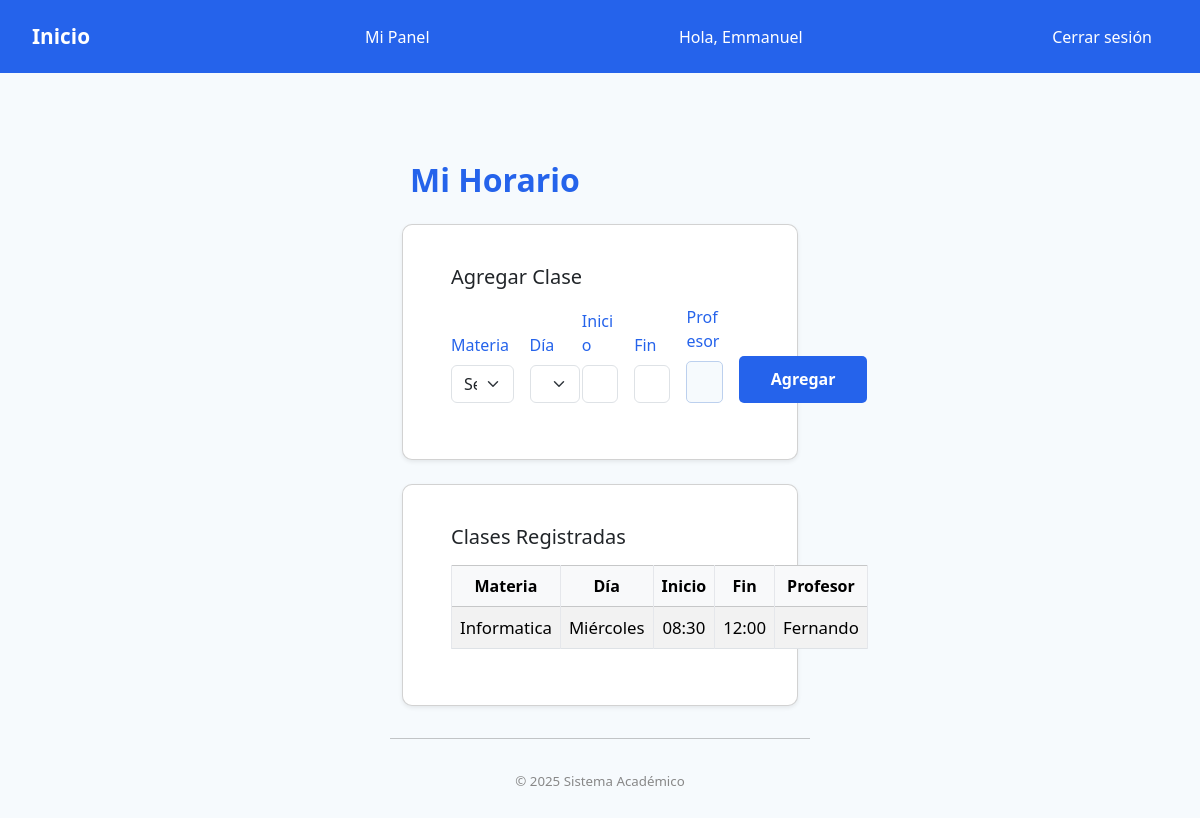
The page /schedule (signed in) on the database its author committed.
### models.py (models this page shows)
class User(db.Model):
    id = db.Column(db.Integer, primary_key=True)
    username = db.Column(db.String(50), unique=True, nullable=False)
    password_hash = db.Column(db.String(128), nullable=False)
    first_name = db.Column(db.String(50), nullable=False)
    last_name = db.Column(db.String(50), nullable=False)
    is_admin = db.Column(db.Boolean, default=False)
    grade_level_id = db.Column(db.Integer, db.ForeignKey('grade_level.id'), nullable=True)
    group_id = db.Column(db.Integer, db.ForeignKey('group.id'), nullable=True)
    last_activity_at = db.Column(db.DateTime)
    created_at = db.Column(db.DateTime, default=datetime.utcnow)
    tasks = relationship('Task', backref='user', cascade="all, delete-orphan")
    class_schedules = relationship('ClassSchedule', backref='user', cascade="all, delete-orphan")
    student_subjects = db.relationship('StudentSubject', backref='user', lazy='dynamic')
    grades = db.relationship('Grade', backref='user', lazy='dynamic')
    attendances = db.relationship('Attendance', backref='user', lazy='dynamic')
    behaviors = db.relationship('Behavior', backref='user', lazy='dynamic')

class ClassSchedule(db.Model):
    id = db.Column(db.Integer, primary_key=True)
    user_id = db.Column(db.Integer, db.ForeignKey('user.id'), nullable=False)
    subject_id = db.Column(db.Integer, db.ForeignKey('subject.id'), nullable=False)
    teacher = db.Column(db.String(100))
    day_of_week = db.Column(db.Integer, nullable=False)  # 0=Lunes, 6=Domingo
    start_time = db.Column(db.Time, nullable=False)
    end_time = db.Column(db.Time, nullable=False)
    created_at = db.Column(db.DateTime, default=datetime.utcnow)
    subject = db.relationship('Subject')  # Relación para acceder a la materia desde el horario

class Subject(db.Model):
    id = db.Column(db.Integer, primary_key=True)
    name = db.Column(db.String(100))
    description = db.Column(db.String(200))
    student_subjects = db.relationship('StudentSubject', backref='subject', lazy='dynamic')

### app.py (the view)
    def wrapped_view(*args, **kwargs):
        if g.user is None:
            flash("Debes iniciar sesión.", "warning")
            return redirect(url_for("login"))
        return view(*args, **kwargs)

### app.py (called while the page is built, shortened)
@app.before_request
def load_logged_in_user():
    user_id = session.get('user_id')
    if user_id is None:
        g.user = None
    else:
        g.user = User.query.get(user_id)
        if g.user:
            g.user.last_activity_at = datetime.utcnow()
            db.session.commit()

@app.context_processor
def inject_globals():
    now_aware = datetime.now(timezone.utc)
    return dict(current_user=g.user, current_year=now_aware.year, now=lambda: now_aware)

def login_required(view):
    def wrapped_view(*args, **kwargs):
        if g.user is None:
            flash("Debes iniciar sesión.", "warning")
            return redirect(url_for("login"))
        return view(*args, **kwargs)
    wrapped_view.__name__ = view.__name__
    return wrapped_view

@app.route("/schedule", methods=["GET", "POST"])
@login_required
def schedule():
    from models import ClassSchedule, Subject
    subjects = Subject.query.all()
    schedule = g.user.class_schedules
    return render_template("schedule.html", schedule=schedule, subjects=subjects)

### templates/schedule.html (shortened to what this page needs)
{% extends 'base.html' %}
{% block content_user %}
<div class="container my-4">
  <h2 class="fw-bold mb-4">Mi Horario</h2>
  <div class="card shadow-sm mb-4">
    <div class="card-body">
      <h5 class="card-title mb-3">Agregar Clase</h5>
      <form method="post" class="row g-3 align-items-end">
        <div class="col-md-3">
          <label class="form-label">Materia</label>
          <select name="subject_id" class="form-select" required>
            <option value="">Selecciona una materia</option>
          </select>
        </div>
        <div class="col-md-2">
          <label class="form-label">Día</label>
          <select name="day_of_week" class="form-select" required>
            <option value="0">Lunes</option>
          </select>
        </div>
        <div class="col-md-2">
          <label class="form-label">Inicio</label>
          <input type="time" name="start_time" class="form-control" required>
        </div>
        <div class="col-md-2">
          <label class="form-label">Fin</label>
          <input type="time" name="end_time" class="form-control" required>
        </div>
        <div class="col-md-2">
          <label class="form-label">Profesor</label>
          <input type="text" name="teacher" class="form-control">
        </div>
        <div class="col-md-1 d-grid">
          <button type="submit" class="btn btn-primary">Agregar</button>
        </div>
      </form>
    </div>
  </div>
  <div class="card shadow-sm">
    <div class="card-body">
      <h5 class="card-title mb-3">Clases Registradas</h5>
      <table class="table table-bordered table-striped">
        <thead class="table-light">
          <tr>
            <th>Materia</th>
            <th>Día</th>
            <th>Inicio</th>
            <th>Fin</th>
            <th>Profesor</th>
          </tr>
        </thead>
        <tbody>
          {% for clase in schedule %}
          <tr>
            <td>{{ clase.subject.name }}</td>
            <td>{{ ['Lunes','Martes','Miércoles','Jueves','Viernes','Sábado','Domingo'][clase.day_of_week] }}</td>
            <td>{{ clase.start_time.strftime('%H:%M') }}</td>
            <td>{{ clase.end_time.strftime('%H:%M') }}</td>
            <td>{{ clase.teacher }}</td>
          </tr>
          {% else %}
          <tr><td colspan="5" class="text-muted">No tienes clases registradas.</td></tr>
          {% endfor %}
        </tbody>
      </table>
    </div>
  </div>
</div>
{% endblock %}

### templates/base.html (shortened to what this page needs)
{% if current_user and current_user.is_admin %}
<!DOCTYPE html>
<html>
<head>
    <meta charset="utf-8" />
    <title>Panel Admin</title>
    <link rel="stylesheet" type="text/css" href="{{ url_for('static', filename='admin.css')}}" />
    <link rel="stylesheet" href="https://cdnjs.cloudflare.com/ajax/libs/font-awesome/6.4.0/css/all.min.css"/>
</head>
<body>
    <div class="admin-layout">
        <nav class="admin-sidebar">
            <div class="logo">Admin <i class="fa-solid fa-graduation-cap"></i></div>
            <a href="{{ url_for('admin_dashboard') }}" class="{% if request.endpoint == 'admin_dashboard' %}active{% endif %}"><i class="fa-solid fa-gauge"></i> Dashboard</a>
            <a href="{{ url_for('admin_users') }}" class="{% if 'admin_users' in request.endpoint %}active{% endif %}"><i class="fa-solid fa-users"></i> Usuarios</a>
            <a href="{{ url_for('admin_groups') }}" class="{% if 'admin_groups' in request.endpoint %}active{% endif %}"><i class="fa-solid fa-layer-group"></i> Grupos</a>
            <a href="{{ url_for('admin_grade_levels') }}" class="{% if 'admin_grade_levels' in request.endpoint %}active{% endif %}"><i class="fa-solid fa-list-ol"></i> Grados</a>
            <a href="{{ url_for('admin_subjects') }}" class="{% if 'admin_subjects' in request.endpoint %}active{% endif %}"><i class="fa-solid fa-book"></i> Materias</a>
            <a href="{{ url_for('admin_grade_students') }}" class="{% if 'admin_grade_students' in request.endpoint %}active{% endif %}"><i class="fa-solid fa-pen"></i> Calificar</a>
            <a href="{{ url_for('admin_reports') }}" class="{% if 'admin_reports' in request.endpoint %}active{% endif %}"><i class="fa-solid fa-chart-bar"></i> Reportes</a>
            <div class="sidebar-footer">
                <span>&copy; {{ current_year }} Admin</span>
            </div>
        </nav>
        <main class="admin-main">
            <div class="admin-header">
                <span class="user"><i class="fa-solid fa-user"></i> {{ current_user.first_name }}</span>
                <a href="{{ url_for('logout') }}" class="logout"><i class="fa-solid fa-arrow-right-from-bracket"></i> Cerrar sesión</a>
            </div>
            {% block content_admin %}{% endblock %}
        </main>
    </div>
</body>
</html>
{% else %}
<!DOCTYPE html>
<html>
<head>
    <link href="https://cdn.jsdelivr.net/npm/bootstrap@5.3.3/dist/css/bootstrap.min.css" rel="stylesheet">
    <link rel="stylesheet" type="text/css" href="{{ url_for('static', filename='site.css')}}" />
</head>
<body>
    {% if not hide_navbar %}
    <div class="navbar">
        <a href="{{ url_for('home') }}" class="navbar-brand">Inicio</a>
        {% if current_user %}
            {% if current_user.is_admin %}
                <a href="{{ url_for('admin_dashboard') }}" class="navbar-item">Panel Admin</a>
                <a href="{{ url_for('admin_users') }}" class="navbar-item">Usuarios</a>
                <a href="{{ url_for('admin_groups') }}" class="navbar-item">Grupos</a>
                <a href="{{ url_for('admin_grade_levels') }}" class="navbar-item">Grados</a>
                <a href="{{ url_for('admin_subjects') }}" class="navbar-item">Materias</a>
            {% else %}
                <a href="{{ url_for('dashboard') }}" class="navbar-item">Mi Panel</a>
            {% endif %}
            <span class="navbar-item">Hola, {{ current_user.first_name }}</span>
            <a href="{{ url_for('logout') }}" class="navbar-item">Cerrar sesión</a>
        {% else %}
            <a href="{{ url_for('login') }}" class="navbar-item">Iniciar sesión</a>
            <a href="{{ url_for('register') }}" class="navbar-item">Registrarse</a>
        {% endif %}
    </div>
    {% endif %}
    <div class="body-content">
        {% block content_user %}{% endblock %}
        <hr/>
        <footer>
            <small>&copy; {{ current_year }} Sistema Académico</small>
        </footer>
    </div>
</body>
</html>
{% endif %}

### static/site.css (style rules this page uses)
body { font-family: 'Segoe UI', Arial, sans-serif; background: #f6fafd; margin: 0; padding: 0; color: #222; }
.navbar { background: #2563eb; color: #fff; padding: 1em 2em; display: flex; align-items: center; gap: 1em; }
.navbar a { color: #fff; text-decoration: none; margin-right: 1em; font-weight: 500; }
.navbar a.navbar-brand { font-size: 1.3em; font-weight: bold; margin-right: 2em; }
.navbar-item { margin-right: 1em; }
.body-content { max-width: 500px; margin: 2em auto; padding: 2em 2.5em 1.5em 2.5em; background: none; box-shadow: none; border-radius: 0; }
h1, h2 { color: #2563eb; margin-top: 0; }
form div { margin-bottom: 1em; }
label { display: block; margin-bottom: 0.3em; color: #2563eb; font-weight: 500; }
input[type="text"], input[type="password"], select { width: 100%; padding: 0.5em; border: 1px solid #bcd0ee; border-radius: 5px; font-size: 1em; background: #f6fafd; box-sizing: border-box; }
button[type="submit"] { background: #2563eb; color: #fff; border: none; padding: 0.7em 2em; border-radius: 5px; font-size: 1em; font-weight: bold; cursor: pointer; transition: background 0.2s; }
footer { text-align: center; color: #888; margin-top: 2em; font-size: 0.95em; }
.card { background: #fff; border-radius: 10px; box-shadow: 0 2px 8px rgba(37,99,235,0.08); padding: 1.5em 2em; margin-bottom: 2em; }
table { width: 100%; border-collapse: collapse; margin: 1em 0; background: #fff; }
th, td { border: 1px solid #e5e7eb; padding: 0.7em; text-align: center; }
td { font-size: 1.05em; }
th { background: #f1f5f9; color: #2563eb; }
.btn { display: inline-block; background: #2563eb; color: #fff; padding: 0.5em 1.2em; border-radius: 5px; text-decoration: none; font-weight: 500; margin-top: 1em; }

### rows shown on the page
User: first_name "Emmanuel"
ClassSchedule: subject.name "Informatica", day_of_week "Miércoles", start_time "08:30", end_time "12:00", teacher "Fernando"
